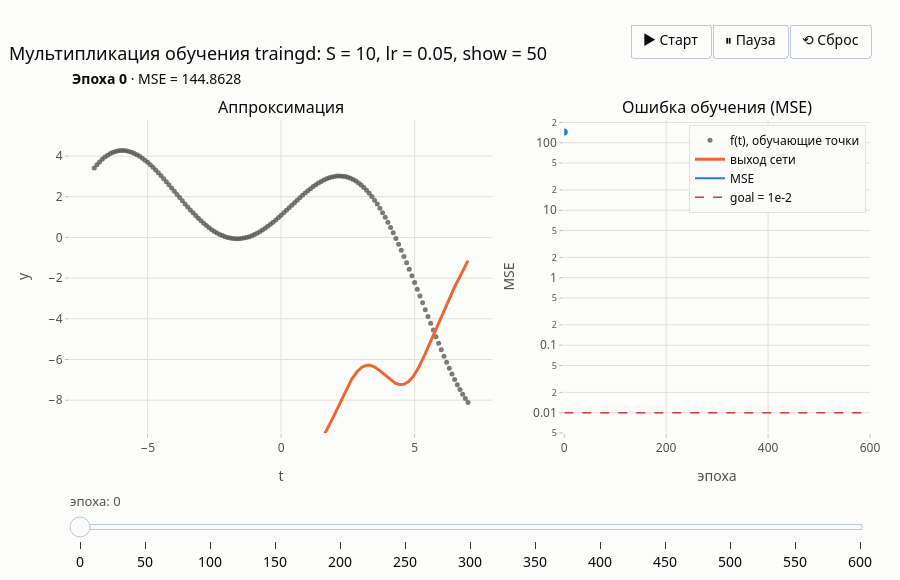

The code cell stored with this chart in its notebook:
### Code cell
# Мультипликация: кривая аппроксимации каждые show = 50 эпох + синхронная кривая ошибки
snaps = rec_main.snapshots
perf_main = np.array(rec_main.perf)
ep_axis = np.arange(len(perf_main))

fig = make_subplots(rows=1, cols=2, column_widths=[0.58, 0.42], horizontal_spacing=0.09,
                    subplot_titles=('Аппроксимация', 'Ошибка обучения (MSE)'))
fig.add_trace(go.Scatter(x=t, y=y, mode='markers', name='f(t), обучающие точки',
                         marker=dict(color=INK2, size=5, opacity=0.75),
                         hovertemplate='t = %{x:.1f}<br>f = %{y:.3f}<extra></extra>'), 1, 1)
fig.add_trace(go.Scatter(x=t_dense, y=snaps[0][1], mode='lines', name='выход сети',
                         line=dict(color=PALETTE[1], width=3),
                         hovertemplate='t = %{x:.2f}<br>ŷ = %{y:.3f}<extra></extra>'), 1, 1)
fig.add_trace(go.Scatter(x=ep_axis[:1], y=perf_main[:1], mode='lines', name='MSE',
                         line=dict(color=PALETTE[0], width=2),
                         hovertemplate='эпоха %{x}<br>MSE = %{y:.4g}<extra></extra>'), 1, 2)
fig.add_trace(go.Scatter(x=[0, 600], y=[1e-2, 1e-2], mode='lines', name='goal = 1e-2',
                         line=dict(color=GOAL_COLOR, width=1.5, dash='dash'), hoverinfo='skip'), 1, 2)
fig.add_trace(go.Scatter(x=[0], y=[perf_main[0]], mode='markers', showlegend=False,
                         marker=dict(color=PALETTE[0], size=9, line=dict(color=SURFACE, width=2)),
                         hoverinfo='skip'), 1, 2)

frames = []
for ep, yhat in snaps:
    frames.append(go.Frame(name=str(ep), data=[
        go.Scatter(x=t_dense, y=yhat),
        go.Scatter(x=ep_axis[:ep + 1], y=perf_main[:ep + 1]),
        go.Scatter(x=[ep], y=[perf_main[ep]]),
    ], traces=[1, 2, 4], layout=go.Layout(annotations=list(fig.layout.annotations) + [dict(
        text=f'<b>Эпоха {ep}</b> · MSE = {perf_main[ep]:.4f}', xref='paper', yref='paper', x=0.0, y=1.17,
        showarrow=False, font=dict(size=14, color=INK), xanchor='left')])))
fig.frames = frames
ylo, yhi = y.min() - 1.5, y.max() + 1.5
fig.update_yaxes(range=[ylo, yhi], title_text='y', row=1, col=1)
fig.update_xaxes(title_text='t', row=1, col=1)
fig.update_yaxes(type='log', range=[np.log10(5e-3), np.log10(perf_main.max() * 1.5)], title_text='MSE', row=1, col=2)
fig.update_xaxes(range=[0, 600], title_text='эпоха', row=1, col=2)
play = dict(frame=dict(duration=700, redraw=False), transition=dict(duration=550, easing='cubic-in-out'),
            fromcurrent=True, mode='immediate')
fig.update_layout(
    title=f'Мультипликация обучения traingd: S = {S_MAIN}, lr = 0.05, show = 50',
    height=580, margin=dict(t=120, b=110),
    legend=dict(x=0.995, xanchor='right', y=0.985, yanchor='top'),
    annotations=list(fig.layout.annotations) + [dict(
        text=f'<b>Эпоха 0</b> · MSE = {perf_main[0]:.4f}', xref='paper', yref='paper', x=0.0, y=1.17,
        showarrow=False, font=dict(size=14, color=INK), xanchor='left')],
    updatemenus=[dict(type='buttons', direction='left', x=1.0, xanchor='right', y=1.2, yanchor='bottom',
                      showactive=False, pad=dict(r=0, t=0), buttons=[
                          dict(label='▶ Старт', method='animate', args=[None, play]),
                          dict(label='⏸ Пауза', method='animate',
                               args=[[None], dict(frame=dict(duration=0, redraw=False), mode='immediate')]),
                          dict(label='⟲ Сброс', method='animate',
                               args=[['0'], dict(frame=dict(duration=0, redraw=False), mode='immediate',
                                                 transition=dict(duration=0))]),
                      ])],
    sliders=[dict(active=0, x=0.0, len=1.0, y=-0.05, yanchor='top', pad=dict(t=40),
                  currentvalue=dict(prefix='эпоха: ', font=dict(size=13, color=INK2)),
                  steps=[dict(label=str(ep), method='animate',
                              args=[[str(ep)], dict(frame=dict(duration=0, redraw=False), mode='immediate',
                                                    transition=dict(duration=300))]) for ep, _ in snaps])],
)
# PNG — финальное состояние
png = go.Figure(fig)
png.frames = []
png.data[1].y = snaps[-1][1]
png.data[2].x, png.data[2].y = ep_axis, perf_main
png.data[4].x, png.data[4].y = [ep_axis[-1]], [perf_main[-1]]
png.layout.updatemenus = ()
png.layout.sliders = ()
png.update_layout(margin=dict(b=60),
                  annotations=list(fig.layout.annotations[:2]) + [dict(
                      text=f'<b>Эпоха {rec_main.epochs}</b> · MSE = {perf_main[-1]:.4f}', xref='paper',
                      yref='paper', x=0, y=1.17, showarrow=False, font=dict(size=14), xanchor='left')])
save(fig, '02_training_animation', width=1200, height=520, png_fig=png)
fig.show()

### Figure 1 — Plotly figure (JSON) as saved in the notebook; plotly's stock layout.template omitted (floating-point values rounded to 4 significant figures; data arrays with more than 128 entries replaced by an {"elided": "..."} marker saying what was removed)
{"data": [{"hovertemplate": "t = %{x:.1f}<br>f = %{y:.3f}<extra></extra>", "marker": {"color": "#52514e", "opacity": 0.75, "size": 5}, "mode": "markers", "name": "f(t), обучающие точки", "type": "scatter", "x": {"elided": "141 float values"}, "xaxis": "x", "y": {"elided": "141 float values"}, "yaxis": "y"}, {"hovertemplate": "t = %{x:.2f}<br>ŷ = %{y:.3f}<extra></extra>", "line": {"color": "#eb6834", "width": 3}, "mode": "lines", "name": "выход сети", "type": "scatter", "x": {"elided": "1401 float values"}, "xaxis": "x", "y": {"elided": "1401 float values"}, "yaxis": "y"}, {"hovertemplate": "эпоха %{x}<br>MSE = %{y:.4g}<extra></extra>", "line": {"color": "#2a78d6", "width": 2}, "mode": "lines", "name": "MSE", "type": "scatter", "x": [0], "xaxis": "x2", "y": [144.9], "yaxis": "y2"}, {"hoverinfo": "skip", "line": {"color": "#d03b3b", "dash": "dash", "width": 1.5}, "mode": "lines", "name": "goal = 1e-2", "type": "scatter", "x": [0, 600], "xaxis": "x2", "y": [0.01, 0.01], "yaxis": "y2"}, {"hoverinfo": "skip", "marker": {"color": "#2a78d6", "line": {"color": "#fcfcfb", "width": 2}, "size": 9}, "mode": "markers", "showlegend": false, "type": "scatter", "x": [0], "xaxis": "x2", "y": [144.9], "yaxis": "y2"}], "layout": {"annotations": [{"font": {"size": 16}, "showarrow": false, "text": "Аппроксимация", "x": 0.2639, "xanchor": "center", "xref": "paper", "y": 1, "yanchor": "bottom", "yref": "paper"}, {"font": {"size": 16}, "showarrow": false, "text": "Ошибка обучения (MSE)", "x": 0.8089, "xanchor": "center", "xref": "paper", "y": 1, "yanchor": "bottom", "yref": "paper"}, {"font": {"color": "#0b0b0b", "size": 14}, "showarrow": false, "text": "<b>Эпоха 0</b> · MSE = 144.8628", "x": 0, "xanchor": "left", "xref": "paper", "y": 1.17, "yref": "paper"}], "height": 580, "legend": {"x": 0.995, "xanchor": "right", "y": 0.985, "yanchor": "top"}, "margin": {"b": 110, "t": 120}, "sliders": [{"active": 0, "currentvalue": {"font": {"color": "#52514e", "size": 13}, "prefix": "эпоха: "}, "len": 1, "pad": {"t": 40}, "steps": [{"args": [["0"], {"frame": {"duration": 0, "redraw": false}, "mode": "immediate", "transition": {"duration": 300}}], "label": "0", "method": "animate"}, {"args": [["50"], {"frame": {"duration": 0, "redraw": false}, "mode": "immediate", "transition": {"duration": 300}}], "label": "50", "method": "animate"}, {"args": [["100"], {"frame": {"duration": 0, "redraw": false}, "mode": "immediate", "transition": {"duration": 300}}], "label": "100", "method": "animate"}, {"args": [["150"], {"frame": {"duration": 0, "redraw": false}, "mode": "immediate", "transition": {"duration": 300}}], "label": "150", "method": "animate"}, {"args": [["200"], {"frame": {"duration": 0, "redraw": false}, "mode": "immediate", "transition": {"duration": 300}}], "label": "200", "method": "animate"}, {"args": [["250"], {"frame": {"duration": 0, "redraw": false}, "mode": "immediate", "transition": {"duration": 300}}], "label": "250", "method": "animate"}, {"args": [["300"], {"frame": {"duration": 0, "redraw": false}, "mode": "immediate", "transition": {"duration": 300}}], "label": "300", "method": "animate"}, {"args": [["350"], {"frame": {"duration": 0, "redraw": false}, "mode": "immediate", "transition": {"duration": 300}}], "label": "350", "method": "animate"}, {"args": [["400"], {"frame": {"duration": 0, "redraw": false}, "mode": "immediate", "transition": {"duration": 300}}], "label": "400", "method": "animate"}, {"args": [["450"], {"frame": {"duration": 0, "redraw": false}, "mode": "immediate", "transition": {"duration": 300}}], "label": "450", "method": "animate"}, {"args": [["500"], {"frame": {"duration": 0, "redraw": false}, "mode": "immediate", "transition": {"duration": 300}}], "label": "500", "method": "animate"}, {"args": [["550"], {"frame": {"duration": 0, "redraw": false}, "mode": "immediate", "transition": {"duration": 300}}], "label": "550", "method": "animate"}, {"args": [["600"], {"frame": {"duration": 0, "redraw": false}, "mode": "immediate", "transition": {"duration": 300}}], "label": "600", "method": "animate"}], "x": 0, "y": -0.05, "yanchor": "top"}], "title": {"text": "Мультипликация обучения traingd: S = 10, lr = 0.05, show = 50"}, "updatemenus": [{"buttons": [{"args": [null, {"frame": {"duration": 700, "redraw": false}, "fromcurrent": true, "mode": "immediate", "transition": {"duration": 550, "easing": "cubic-in-out"}}], "label": "▶ Старт", "method": "animate"}, {"args": [[null], {"frame": {"duration": 0, "redraw": false}, "mode": "immediate"}], "label": "⏸ Пауза", "method": "animate"}, {"args": [["0"], {"frame": {"duration": 0, "redraw": false}, "mode": "immediate", "transition": {"duration": 0}}], "label": "⟲ Сброс", "method": "animate"}], "direction": "left", "pad": {"r": 0, "t": 0}, "showactive": false, "type": "buttons", "x": 1, "xanchor": "right", "y": 1.2, "yanchor": "bottom"}], "xaxis": {"anchor": "y", "domain": [0, 0.5278], "title": {"text": "t"}}, "xaxis2": {"anchor": "y2", "domain": [0.6178, 1.0], "range": [0, 600], "title": {"text": "эпоха"}}, "yaxis": {"anchor": "x", "domain": [0, 1], "range": [-9.613, 5.774], "title": {"text": "y"}}, "yaxis2": {"anchor": "x2", "domain": [0, 1], "range": [-2.301, 2.337], "title": {"text": "MSE"}, "type": "log"}}}
